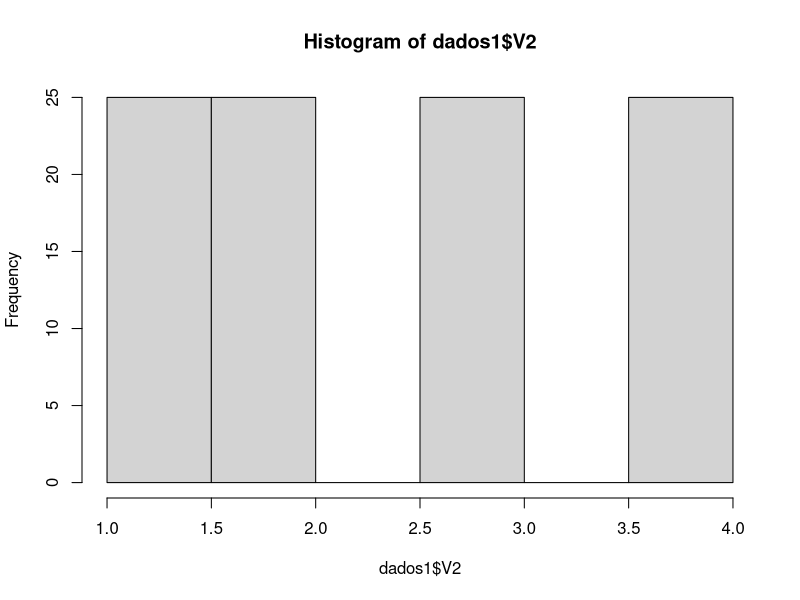

Write R code to recreate this figure. (Note: this script raises an error after producing the figure.)
#==================================================================================================
# Script 01 para oficina Introducao a Estatistica Basica e R(RStudio)
# WHSP- CCAR/GIMAG, Janeiro 2016
# arquivos de dados usados:dados1.txt, dados2.txt, tabelar.txt

## 0 Explorando o RStudio
# Menu principal: 
# File: new project/new file (script)
#       Session/Set working directory
#       Tools/Global options/Packages

# Inicio ------------------------------------------------------------------


# Janelas:
# 1- Janela script
# 2- Janela ambiente/histórico
#    Tarefa: importar arquivo "dados1.txt"
#    ver histórico
# 3- janela comandos: 
#    prompt, comandos a ser executados com enter em azul, respostas em preto

#    executar..
# onde estou?
getwd()

# mudando o diretorio
setwd( "C:/Users/humberto.pina/Documents/R/treinamento/DGC/R")

## 1 Aritmética simples
1+3+5+7 # soma de quatro números
#
2+6+5^2 # incluindo potencias
# 
sin(pi)
#
4/0 # Inf
#
sqrt (35) # raiz
#
sqrt(-35) # NAN

# procurar ajuda:
?as.complex
# impor ou forçar o tipo de dado (coerce)
as.complex(-35)
sqrt(as.complex(-35))
# Mais ajuda
?sqrt
help(mean)
?sd

# 4 - janela gráficos, pacotes e ajuda..
# instalar pacote "ggvis"

# na janela 2, importamos dados1.txt usando Import Dataset, janela 2
# usando read.delim ou read.delim2
read.delim('dados1.txt', sep="")

dados1 <- read.delim('dados1.txt', sep="",header=F)

# Examen do arquivo ..ver primeiras ou ultimas linhas do arquivo
head(dados1)
head(dados1, n=10)
tail(dados1)
# Estrutura do arquivo
str(dados1)
# tamanho
dim(dados1)
length(dados1) # length(dados1$V1)

# na janela 3, executar:
hist(dados1$V2)

## 2 Criando objetos
# objeto x:
x   <-  sqrt(35) # ALT + "-"

x # mostra o valor da variavel "x"

(x   <-  sqrt(20)) # outra forma de atribuir e mostrar o valor atribuido

y = sin(3) # outra forma de atribuir valores, o valor da direita va para a variável a esquerda

z <- tan(pi)

# apagando objetos
rm(x)
rm(y,z)

# cuidado com o seguinte comando!!
rm(list = ls())

# Nomes de variáveis
b1_1 = 10 # underscore permitido

b1.1 = 5  # ponto permitido

#2bis = 1  # não pode come?ar com n?mero

a-1 = 3   # não pode ter hifen

# comandos adicionais, explicar a sa?da..
dados1
dados1$V3

# algumas funcoes matematicas uteis...
# abs()  : calcula o valor absoluto
# sum()  : ... a suma de todos os valores nos dados de entrada
# mean() : ... a media aritmetica
# sd()   : ... o desvio padr?o 
# max()  : ... o maximo valor 
# min()  : ... o minimo valor 
# range(): retorna o valor minimo e maximo 
# round(): arredonda os valores decimas, por padao 0, ver ?round

# calculara media de dados1$V3
mean(dados1$V3)
# e a suma?
sum(dados1$V3)
# e a soma dos valores absolutos
sum(abs(dados1$V3))
# e arrendondados a duas casas decimais?
round(sum(abs(dados1$V3)), 2)

#
# FIM PRIMEIRA PARTE CALCULOS SIMPLES CONTINUA CONCEITOS DE ESTATISTICA
#=================================================================================================
# importar dados, ver R-data Import - Export na documentacao

# Pr?tica em R: frequencias, caule e folhas
# 
stem(dados1$V3, scale=1)
# experimentar com diferentes escalas

# importar arquivo dados2.txt

# experimentar com diferentes escalas
stem(dados2$resp)
# experimentar com diferentes escalas

# Tabelas
table(dados2$bloco, dados2$resp)

# importar tabelar.txt
View(tabelar)

table(tabelar$Regiao_Procedencia,tabelar$Est_Civil)

table(tabelar$Regiao_Procedencia,tabelar$Est_Civil, tabelar$Grau_Inst )


# frequencias
prop.table(table(tabelar$Grau_Inst))

# e pelo estado civil?
prop.table(table(tabelar$Est_Civil))

stem(tabelar$Salario, scale=2)

# FIM DE FREQUENCIAS, CAULE E FOLHAS -  INTERVALO
#=================================================================================================
# OBJETOS EM R: VETORES, MATRIZES, LISTAS

# Funcoes uteis para tratamento de dados:
#   
# seq(): gera uma sequencia, especificando comeco, fim e incremento
# rep(): repete os elementos de vetores ou listas
# sort(): ordena um vetor, trabalha com numeros, carateres ou valores logicos
# rev():  inverte os elementos da estrutura de dados para os quais se especifica
# str():  mostra a estrutura dos dados
# append(): junta vetores o listas
# is.*(): verifica a classe de um objeto R.
# as.*(): Converte um objeto R em outra classe.
# unlist(): separa listas para produzir vetores.


## vetores
vetor1 <- c(1,3,5,7,9,13) # comando concatene
str(vetor1)               # que contem o vetor1?

vetor2 = seq(3, 30, 2)   # comando sequencia
# ver vetor2

## visualizando resultados:
vetor2
print(vetor2)


(vetor3  <-  rep(1,5))     # 

vetor4 <-  rep (c(3,2,1), c(5, 4, 3))
vetor4

# operacoes com vetores, Produto, soma...
vec2 <- vetor1*2
vec3 <- vetor1+vec2


# amostras aleatorias, funcao distribuicao normal
vetor5 = rnorm(50, mean=2.5, sd=0.8)
vetor5
mean(vetor5)
sd(vetor5)

## Matrizes
m1 <- matrix(1:12, ncol=3) # visualizar usando mouse
View(`m1`)                # atencao `!!

# Criar matriz de 100 numeros em 5 colunas (ncol)
m2  <- matrix(1:100, ncol=5)

# pesquisando a matriz
dim(m2)            # dimensao 
length(m2)         # comprimento
dimnames(m2)       # nomes das colunas ou linhas??
colnames(m2) <- c('Valor1','Valor2','Valor3','Valor4','Valor5') # atribue nomes
dimnames(m2)
str(m2)

m3 = matrix(rnorm(60, mean=1, sd=3.5), ncol=4)

# acessando valores
m3[,2]      # segunda coluna
m3[1,]      # primeira linha
m3[2,3]     # valor especifico da segunda linha, terceira coluna


# operacoes em matrizes
mean(m3[,1])   # valor medio da coluna 1
mean(m3)       # e da matriz?
range(m3)

sd(m3[,1])

#ADICIONAR LINHAS OU COLUNAS A UMA MATRIZ
# Calculo e adicao de uma coluna
m4 <- cbind(m3,m3[,4]^2)


# Dataframes e listas
# importar dados_est1

d1 <- bloco1   #  mudar nome de objeto para trabalho
dim(d1)           # dimensoes linha/col
class(d1)         # clase
str(d1)           # estrutura
summary(d1)       # resumo ver os fatores

# Listas sao estruturas genericas e flexiveis que permitem armazenar diversos 
# formatos(incluindo outras listas!), em um unico objeto.
lista1 <- list(A=1:20, B="Texto mensagem", C=matrix(1:15, ncol=3))
lista1$B              # acessando um dos objetos armazenados
lista1$C[1,3]         # acessando um elemento da matriz C

# outras forma de entrar dados, ver ?scan primeiro
x4  <- scan()

df1 <- edit(data.frame()) #criar dataframe com 4,3 linhas colunas

# leitura de arquivos
?read.table # ver especificamente cvs2

dado1 <- read.csv ('bloco1.csv')
dado2 <- read.csv2('bloco1.csv')

# gravacao de arquivos
?write
write.table(dado2, file='dado2.csv', sep=";", dec=",", col.names=T)


#praticar com as fun??es mostradas, usar dados1 quando necess?rio

#=============================================================================================
# FIM DE TREINAMENTO DE MANHA- DIA 01

